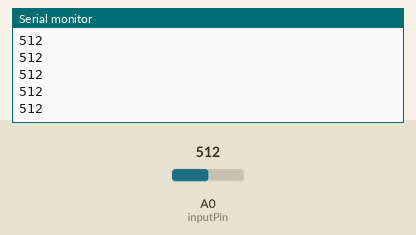
Simulated run of this sketch. Board: Arduino Uno, built with avr-gcc and run on an emulated ATmega328P. Parts: the last lines printed to the serial monitor. Inputs (shaded band) come from the test bench; at power-on: A0 (inputPin) = 512.

Above: at 1.2 s.
1.3 s: A0 (inputPin) set to 716
At 2.1 s:
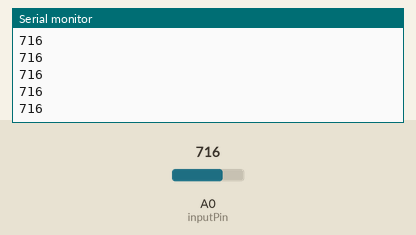
2.8 s: A0 (inputPin) set to 900
At 3.3 s:
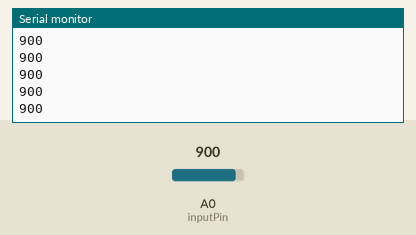
Timing chart, 0 to 5.8 s (numbered marks = the images above; inputs shaded):
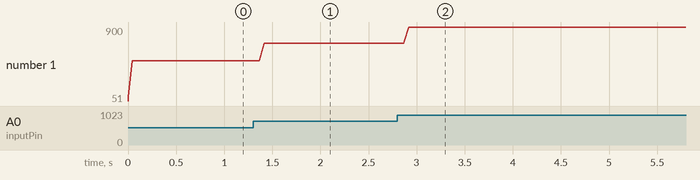

The sketch:

suavizado_de_valores.ino
```cpp
/*
  Suavizado

El siguiente código almacena secuencialmente 10 lecturas desde el sensor analógico en un arrays, uno por uno. Con cada nuevo valor, se genera y se divide la suma de todos los números, produciendo un valor medio que luego puede utilizar para suavizar. Debido a que este promedio se lleva a cabo cada vez que un nuevo valor se añade a la matriz (en lugar de la espera de 10 nuevos valores, por ejemplo) no hay tiempo de retraso en el cálculo de este medio de funcionamiento.

  Lee repetidamente desde una entrada analógica, calculando la media
  y mostrando el resultado por Serial Monitor. Mantiene 10 valores leidos en un
  arreglo y continuamente hace la media de los valores
*/

// se usa este valor para determinar el tamaño del arreglo
const int numReadings = 10;

int readings[numReadings];      // la lectura de la entrada analógica
int index = 0;                  // el índice de la lectura actual
int average = 0;                // la media
int total = 0;


int inputPin = A0;

void setup()
{
  // inicializa la comunicacion serial con la computadora:
  Serial.begin(9600);
  // inicializa todos los elementos del arreglo con 0:
  for (int thisReading = 0; thisReading < numReadings; thisReading++)
    readings[thisReading] = 0;
}

void loop() {
  // resta la última lectura
  total= total - readings[index];
  // lectura del sensor
  readings[index] = analogRead(inputPin);
  // suma la lectura actual y el total
  total= total + readings[index];
  // avanza al siguiente elemento del arreglo
  index = index + 1;

  // si se llego al final de arreglo (al último elemento)
  if (index >= numReadings)
    // se vuelve al primer elemento (índice 0)
    index = 0;

  // calcula la media
  average = total / numReadings;
  // envía el resultado a la PC
  Serial.println(average);
  delay(1);        // retraso entre lectura y lectura para la estabilidad
}
```

Measured:
- after the input at 1.3 s, the serial monitor: prints a new line after 0.07 s (image 1)
- after the input at 2.8 s, the serial monitor: prints a new line after 0.07 s (image 2)
- plotted number 1: 512 → 716 after the input at 1.3 s, 716 → 900 after the input at 2.8 s
